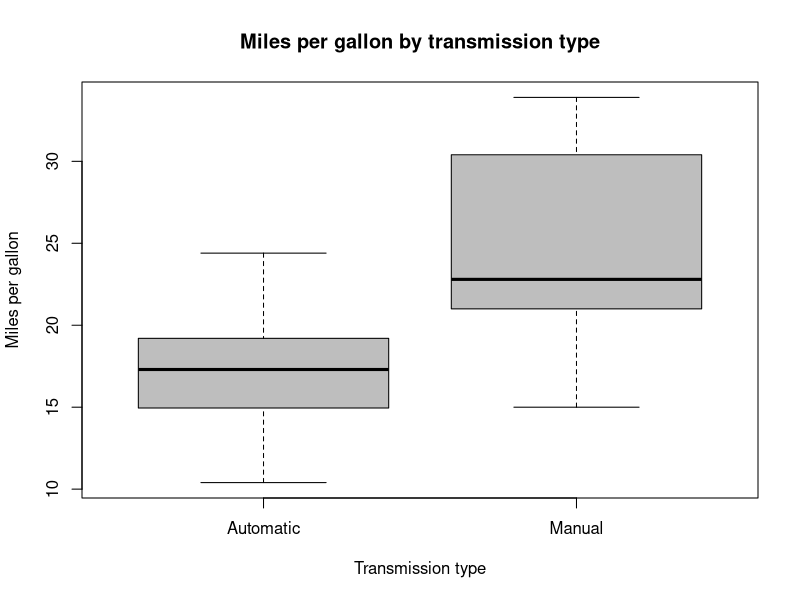

Recreate this plot in R.
## ---- chunk 1
knitr::opts_chunk$set(echo = TRUE)
rm(list = ls())
cat("\014") 
library(datasets)
data(mtcars)
## ---- chunk 2
str(mtcars) #Resumen

mtcars$am.label <- factor(mtcars$am, labels=c("Automatic","Manual")) # 0=automatico, 1=manual Añade un label a la entrada variable de interés.

boxplot(mpg~am.label, data=mtcars, col="grey", ylab="Miles per gallon", xlab = "Transmission type", main="Miles per gallon by transmission type")
## ---- chunk 3
manu<-subset(mtcars,mtcars$am==1)
auto<-subset(mtcars,mtcars$am==0)
test<-t.test(auto$mpg,manu$mpg)
## ---- chunk 4
unifit<-lm(mtcars$mpg~as.factor(mtcars$am))
summary(unifit)
## ---- chunk 5
multifit<-lm(mpg~cyl+wt+as.factor(am) ,mtcars)
summary(multifit)
## ---- chunk 6
anova(multifit)
